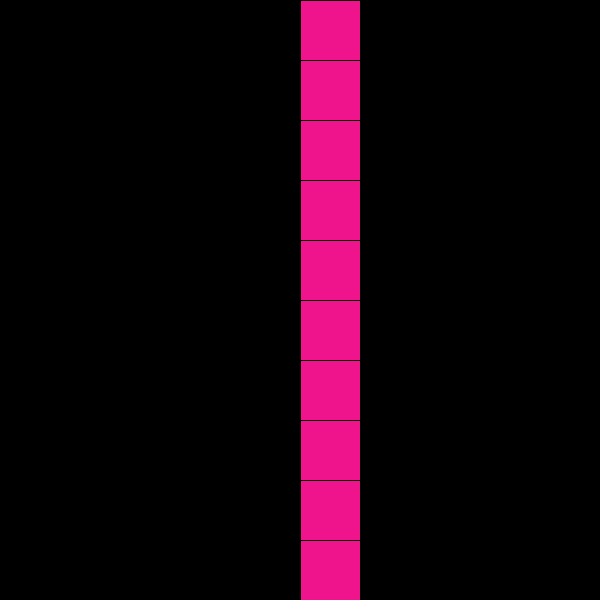
Frame 1 (no input)
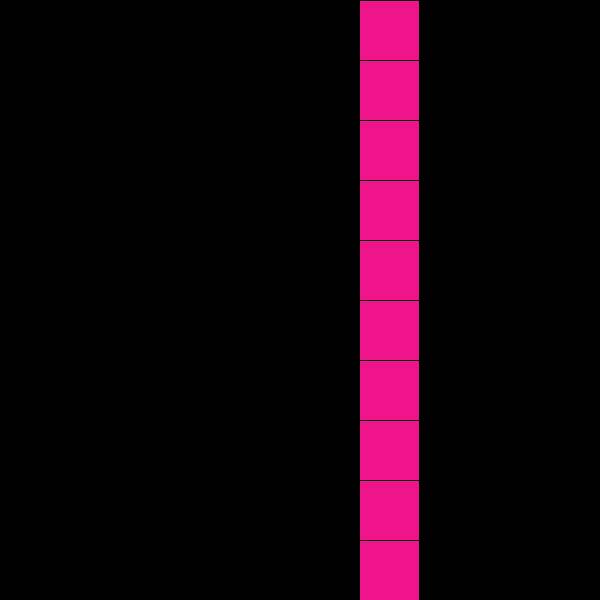
Frame 60 (the mouse pressed at the canvas centre just before this capture)
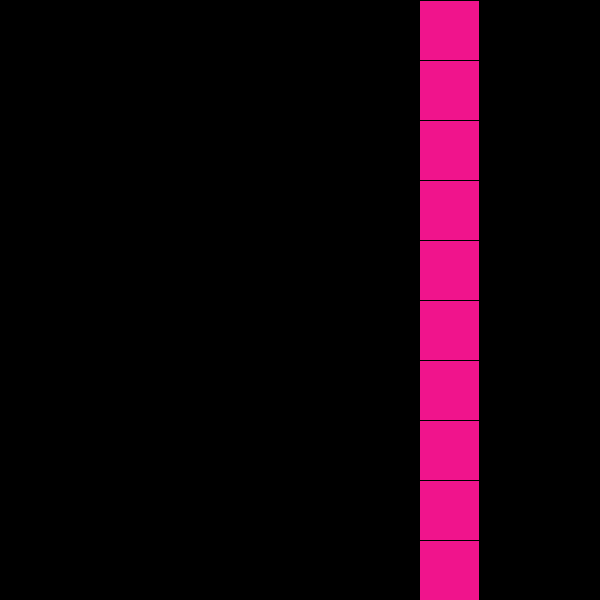
Frame 120 (the mouse held since frame 60 and released just before this capture)

The Processing sketch that drew these frames (run headless with seeded random() and noise(); from frame 60 on, the mouse is pressed at the canvas centre):

// Processing sketch: processing_107195
// ── processing_107195.pde

float posX;
float posY;

void setup() {
  size(600, 600);
  
  posX = 300;
  posY = 300;
}

void draw() {
  background(0);
  //alt+60 alt+62 menorque mayorque
  for (int i=0; i < 10; i=i+1) {

    fill(240, 20, 140);
    rect(posX, i*60, width/10, height/10);
    posX = posX + 0.1;
    posX = posX % 600;
    // posY = posY - int(random (-5, 5));
    println(i);
  }
}
